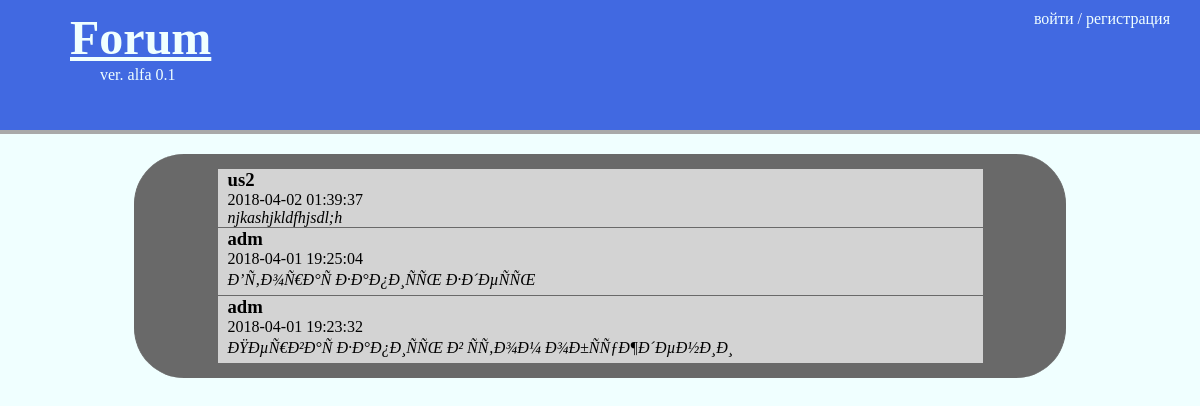
The app's page /notes.php?thema=WOW&obs=5 with its own data.
### tables this page shows
CREATE TABLE `note` (
  `ID_note` int(11) NOT NULL,
  `ID_User` int(11) NOT NULL,
  `ID_Theme` int(11) NOT NULL,
  `TextOfNote` text NOT NULL,
  `DateOfNote` datetime NOT NULL
);

CREATE TABLE `users` (
  `ID_User` int(11) NOT NULL,
  `login` varchar(50) NOT NULL,
  `password` varchar(50) NOT NULL,
  `mail` varchar(50) NOT NULL,
  `priv` int(11) NOT NULL,
  `block` tinyint(1) NOT NULL,
  `sQuestion` text NOT NULL,
  `sAnswer` text NOT NULL
);

### notes.php (the view, shortened to what this page needs)
<?php
$idob=htmlspecialchars($_GET['obs']);
$con=mysqli_connect("localhost","root","","f");
$queryString="SELECT `enabl` FROM `tech`";
$query=mysqli_query($con,$queryString);
$tech=mysqli_fetch_assoc($query);
$sost=$tech['enabl'];
if(!isset($prov)){
?>
<html>
<head>
</head>
<body>
<header>
    <div class="hleft">
        <a href="index.php"><h1>Forum</h1>
            <span>ver. alfa 0.1</span></a>
    </div>
    <div class="hright">
        <?php
        if(isset($_SESSION['name'])){
            echo $_SESSION['name']." / <a href='unset.php'>выход</a>";
            if($_SESSION['priv']==1){
                echo "<br><a href='users.php'>Пользователи</a><br><a href='tech.php'>Включение технических работ</a> ($sost)";
            }
            if($_SESSION['priv']==2){
                echo "<br>Модератор тем: <br>";
                $ModerId=$_SESSION['id'];
                $queryString="SELECT `themes`.`Nazvanie` FROM `moder` JOIN `themes` ON `moder`.`ID_thema`=`themes`.`ID_Thema` and `moder`.`ID_user`= '$ModerId'";
                $query=mysqli_query($con,$queryString);
                while($zap=mysqli_fetch_assoc($query)){
                    echo $zap['Nazvanie']."<br>";
                }
            }
        }
        else{
            echo "<a href=\"auth.php\">войти</a> / <a href=\"reg.php\">регистрация</a>";
        }
        ?>
    </div>
</header>
<div class="container">
<div class="themes">
    <?php
    $con=mysqli_connect("localhost","root","","f");
    $queryString="SELECT  `note`.`dateofnote`, `note`.`textofnote`,`users`.`login`,`note`.`ID_Note` FROM `note`,`users` WHERE `note`.`ID_User`=`users`.`ID_User` and `note`.`id_theme`='$idob'";
    $query=mysqli_query($con,$queryString);
    if (!empty($query)){
    while ($zap=mysqli_fetch_assoc($query))
    {?>
        <div class='thema'>
                <h3><?php echo $zap['login']?></h3>
                <span><?php echo $zap['dateofnote']?></span>
            <p>
                <?php echo $zap['textofnote']?><br>
            </p>
        </div>
    <?php  }}else echo "Записей нет!";
    ?>
</div>
</div>
</body>
</html>
<?php }else{
    echo "Технические работы <br>";
    echo "<a href=\"auth.php\">Попробуйте авторизоваться</a>";
}
?>

### notes.php (style rules this page uses)
body { padding: 0; margin: 0; background-color: azure; }
header { background-color: royalblue; height: 130px; display: flex; flex-direction: row; align-content: space-between; color: aliceblue; border-bottom:4px solid darkgray; margin-bottom:20px; }
.hleft { padding-left:40px ; }
.hleft a,.hright a { text-decoration: none; color: azure; }
.hleft a h1 { margin-left: 30px; text-decoration: underline; margin-bottom:1px ; font-size: 3em; margin-top: 10px; }
.hleft a span { margin-left:60px ; }
.hright { margin-top: 10px; margin-right: 30px; margin-left: auto; }
.container { display: flex; flex-direction: column; align-items: center; border-radius: 50px; background: dimgrey; padding: 15px; margin: 0 auto; width: 75%; border-left:1.5px solid dimgrey; border-right:1.5px solid dimgrey; margin-bottom: 30px; }
.themes { display: flex; flex-direction: column-reverse; width: 85%; }
.thema { padding-left: 10px; background: lightgray; border-bottom: 1px solid dimgrey; }
.thema:first-child { border-bottom: 0px solid dimgrey; }
.thema h3 { margin: 0; }
.thema p { margin: 0; font-style: italic; }

### records on screen
note: ID_User.login "adm", DateOfNote "2018-04-01 19:23:32", TextOfNote "ÐŸÐµÑ€Ð²Ð°Ñ Ð·Ð°Ð¿Ð¸ÑÑŒ Ð² ÑÑ‚Ð¾Ð¼ Ð¾Ð±ÑÑƒÐ¶Ð´ÐµÐ½Ð¸Ð¸"
note: ID_User.login "adm", DateOfNote "2018-04-01 19:25:04", TextOfNote "Ð’Ñ‚Ð¾Ñ€Ð°Ñ Ð·Ð°Ð¿Ð¸ÑÑŒ Ð·Ð´ÐµÑÑŒ"
note: ID_User.login "us2", DateOfNote "2018-04-02 01:39:37", TextOfNote "njkashjkldfhjsdl;h"
